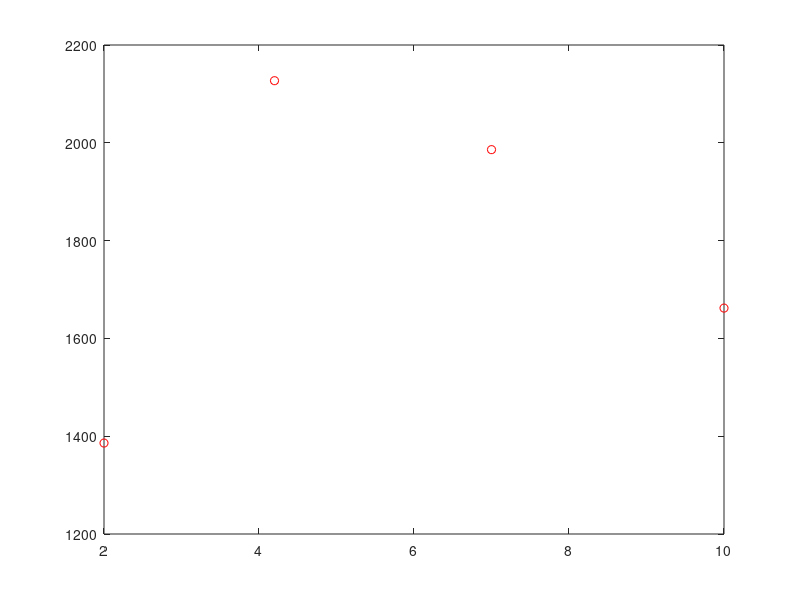

Here is the MATLAB script that generated this plot: (Note: this script raises an error after producing the figure.)
clear;
clc;
x = [10,7,4.2,2];
mux = [1662  1986 2127 1386];
muy = [1859 1889 1915 1560];
figure1 = figure(1);
clf;
p1 = plot(x,mux,'ro')
p1.MarkerFaceColor = 'red';
hold on;
p2 = plot(x,muy,'bo')
p2.MarkerFaceColor = 'blue';
legend('\mu_x','\mu_y');
hylabel = ylabel('Charge carrier mobility [cm^2 (Vs)^{-1}]');
hxlabel = xlabel('Argon flow rate [Liter/min]');
prettyPlotLoop(figure1,22,'no')
set([hxlabel hylabel],'FontSize',24)
%% Save Figures
theChoice = questdlg('Save Figures?','Save Figures?','Yes','No','No');
switch theChoice
    case 'Yes'
        saveFigure(figure1,'ChargeCarrierMobility.png','-dpng','/Users/kevme20/Downloads/')
    otherwise
end